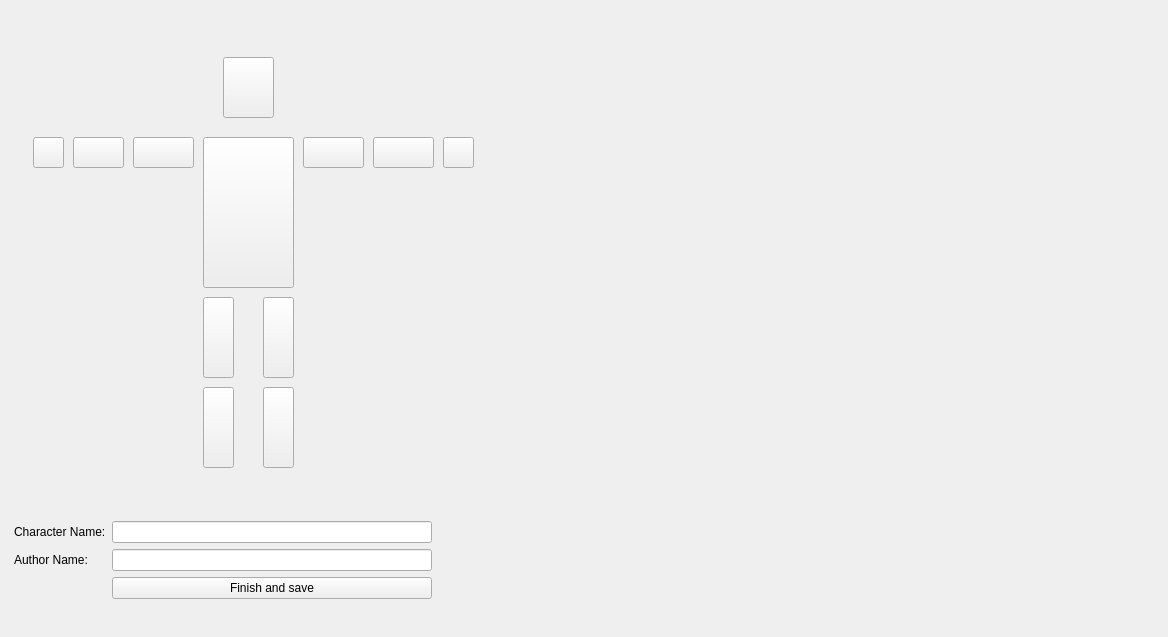
<?xml version="1.0" encoding="UTF-8"?>
<ui version="4.0">
 <class>MainWindow</class>
 <widget class="QMainWindow" name="MainWindow">
  <property name="geometry">
   <rect>
    <x>0</x>
    <y>0</y>
    <width>1168</width>
    <height>637</height>
   </rect>
  </property>
  <property name="windowTitle">
   <string>Character Creation</string>
  </property>
  <widget class="QWidget" name="centralWidget">
   <layout class="QHBoxLayout" name="horizontalLayout">
    <property name="spacing">
     <number>2</number>
    </property>
    <property name="leftMargin">
     <number>3</number>
    </property>
    <property name="topMargin">
     <number>3</number>
    </property>
    <property name="rightMargin">
     <number>3</number>
    </property>
    <property name="bottomMargin">
     <number>3</number>
    </property>
    <item>
     <widget class="QWidget" name="widget_2" native="true">
      <layout class="QVBoxLayout" name="verticalLayout">
       <property name="spacing">
        <number>0</number>
       </property>
       <property name="leftMargin">
        <number>0</number>
       </property>
       <property name="topMargin">
        <number>0</number>
       </property>
       <property name="rightMargin">
        <number>0</number>
       </property>
       <property name="bottomMargin">
        <number>0</number>
       </property>
       <item>
        <spacer name="verticalSpacer">
         <property name="orientation">
          <enum>Qt::Vertical</enum>
         </property>
         <property name="sizeHint" stdset="0">
          <size>
           <width>20</width>
           <height>40</height>
          </size>
         </property>
        </spacer>
       </item>
       <item>
        <widget class="QFrame" name="bodypart_buttons">
         <property name="sizePolicy">
          <sizepolicy hsizetype="Fixed" vsizetype="Fixed">
           <horstretch>0</horstretch>
           <verstretch>0</verstretch>
          </sizepolicy>
         </property>
         <property name="minimumSize">
          <size>
           <width>520</width>
           <height>460</height>
          </size>
         </property>
         <property name="maximumSize">
          <size>
           <width>520</width>
           <height>10000</height>
          </size>
         </property>
         <property name="frameShape">
          <enum>QFrame::NoFrame</enum>
         </property>
         <property name="frameShadow">
          <enum>QFrame::Raised</enum>
         </property>
         <widget class="QPushButton" name="chest">
          <property name="geometry">
           <rect>
            <x>200</x>
            <y>110</y>
            <width>91</width>
            <height>151</height>
           </rect>
          </property>
          <property name="text">
           <string/>
          </property>
          <property name="checkable">
           <bool>false</bool>
          </property>
          <property name="checked">
           <bool>false</bool>
          </property>
          <property name="autoExclusive">
           <bool>false</bool>
          </property>
         </widget>
         <widget class="QPushButton" name="thigh_left">
          <property name="geometry">
           <rect>
            <x>260</x>
            <y>270</y>
            <width>31</width>
            <height>81</height>
           </rect>
          </property>
          <property name="text">
           <string/>
          </property>
          <property name="checkable">
           <bool>false</bool>
          </property>
          <property name="autoExclusive">
           <bool>false</bool>
          </property>
         </widget>
         <widget class="QPushButton" name="shin_left">
          <property name="geometry">
           <rect>
            <x>260</x>
            <y>360</y>
            <width>31</width>
            <height>81</height>
           </rect>
          </property>
          <property name="text">
           <string/>
          </property>
          <property name="checkable">
           <bool>false</bool>
          </property>
          <property name="autoExclusive">
           <bool>false</bool>
          </property>
         </widget>
         <widget class="QPushButton" name="thigh_right">
          <property name="geometry">
           <rect>
            <x>200</x>
            <y>270</y>
            <width>31</width>
            <height>81</height>
           </rect>
          </property>
          <property name="text">
           <string/>
          </property>
          <property name="checkable">
           <bool>false</bool>
          </property>
          <property name="autoExclusive">
           <bool>false</bool>
          </property>
         </widget>
         <widget class="QPushButton" name="hand_left">
          <property name="geometry">
           <rect>
            <x>440</x>
            <y>110</y>
            <width>31</width>
            <height>31</height>
           </rect>
          </property>
          <property name="text">
           <string/>
          </property>
          <property name="checkable">
           <bool>false</bool>
          </property>
          <property name="autoExclusive">
           <bool>false</bool>
          </property>
         </widget>
         <widget class="QPushButton" name="arm_left">
          <property name="geometry">
           <rect>
            <x>300</x>
            <y>110</y>
            <width>61</width>
            <height>31</height>
           </rect>
          </property>
          <property name="text">
           <string/>
          </property>
          <property name="checkable">
           <bool>false</bool>
          </property>
          <property name="autoExclusive">
           <bool>false</bool>
          </property>
         </widget>
         <widget class="QPushButton" name="forearm_left">
          <property name="geometry">
           <rect>
            <x>370</x>
            <y>110</y>
            <width>61</width>
            <height>31</height>
           </rect>
          </property>
          <property name="text">
           <string/>
          </property>
          <property name="checkable">
           <bool>false</bool>
          </property>
          <property name="autoExclusive">
           <bool>false</bool>
          </property>
         </widget>
         <widget class="QPushButton" name="head">
          <property name="geometry">
           <rect>
            <x>220</x>
            <y>30</y>
            <width>51</width>
            <height>61</height>
           </rect>
          </property>
          <property name="text">
           <string/>
          </property>
          <property name="checkable">
           <bool>false</bool>
          </property>
          <property name="autoExclusive">
           <bool>false</bool>
          </property>
         </widget>
         <widget class="QPushButton" name="shin_right">
          <property name="geometry">
           <rect>
            <x>200</x>
            <y>360</y>
            <width>31</width>
            <height>81</height>
           </rect>
          </property>
          <property name="text">
           <string/>
          </property>
          <property name="checkable">
           <bool>false</bool>
          </property>
          <property name="autoExclusive">
           <bool>false</bool>
          </property>
         </widget>
         <widget class="QPushButton" name="forearm_right">
          <property name="geometry">
           <rect>
            <x>70</x>
            <y>110</y>
            <width>51</width>
            <height>31</height>
           </rect>
          </property>
          <property name="text">
           <string/>
          </property>
          <property name="checkable">
           <bool>false</bool>
          </property>
          <property name="autoExclusive">
           <bool>false</bool>
          </property>
         </widget>
         <widget class="QPushButton" name="arm_right">
          <property name="geometry">
           <rect>
            <x>130</x>
            <y>110</y>
            <width>61</width>
            <height>31</height>
           </rect>
          </property>
          <property name="text">
           <string/>
          </property>
          <property name="checkable">
           <bool>false</bool>
          </property>
          <property name="autoExclusive">
           <bool>false</bool>
          </property>
         </widget>
         <widget class="QPushButton" name="hand_right">
          <property name="geometry">
           <rect>
            <x>30</x>
            <y>110</y>
            <width>31</width>
            <height>31</height>
           </rect>
          </property>
          <property name="text">
           <string/>
          </property>
          <property name="checkable">
           <bool>false</bool>
          </property>
          <property name="autoExclusive">
           <bool>false</bool>
          </property>
         </widget>
        </widget>
       </item>
       <item>
        <spacer name="verticalSpacer_3">
         <property name="orientation">
          <enum>Qt::Vertical</enum>
         </property>
         <property name="sizeHint" stdset="0">
          <size>
           <width>20</width>
           <height>40</height>
          </size>
         </property>
        </spacer>
       </item>
       <item>
        <widget class="QWidget" name="widget" native="true">
         <property name="sizePolicy">
          <sizepolicy hsizetype="Fixed" vsizetype="Fixed">
           <horstretch>0</horstretch>
           <verstretch>0</verstretch>
          </sizepolicy>
         </property>
         <property name="maximumSize">
          <size>
           <width>440</width>
           <height>16777215</height>
          </size>
         </property>
         <layout class="QFormLayout" name="formLayout">
          <item row="2" column="0">
           <widget class="QLabel" name="label_name">
            <property name="text">
             <string>Character Name:</string>
            </property>
           </widget>
          </item>
          <item row="2" column="1">
           <widget class="QLineEdit" name="field_name"/>
          </item>
          <item row="5" column="0">
           <widget class="QLabel" name="label_author">
            <property name="text">
             <string>Author Name:</string>
            </property>
           </widget>
          </item>
          <item row="5" column="1">
           <widget class="QLineEdit" name="field_author"/>
          </item>
          <item row="6" column="1">
           <widget class="QPushButton" name="submit_button">
            <property name="text">
             <string>Finish and save</string>
            </property>
           </widget>
          </item>
         </layout>
        </widget>
       </item>
       <item>
        <spacer name="verticalSpacer_2">
         <property name="orientation">
          <enum>Qt::Vertical</enum>
         </property>
         <property name="sizeHint" stdset="0">
          <size>
           <width>20</width>
           <height>40</height>
          </size>
         </property>
        </spacer>
       </item>
      </layout>
     </widget>
    </item>
    <item>
     <widget class="QWidget" name="widget_3" native="true">
      <property name="sizePolicy">
       <sizepolicy hsizetype="MinimumExpanding" vsizetype="MinimumExpanding">
        <horstretch>0</horstretch>
        <verstretch>0</verstretch>
       </sizepolicy>
      </property>
     </widget>
    </item>
   </layout>
  </widget>
  <action name="actionNew_Project">
   <property name="text">
    <string>New Project</string>
   </property>
  </action>
  <action name="actionLoad_Project">
   <property name="text">
    <string>Open Project</string>
   </property>
  </action>
  <action name="actionSave">
   <property name="text">
    <string>Save</string>
   </property>
  </action>
  <action name="actionSave_As">
   <property name="text">
    <string>Save As</string>
   </property>
  </action>
  <action name="actionClose">
   <property name="text">
    <string>Quit</string>
   </property>
  </action>
  <action name="actionCut">
   <property name="text">
    <string>Cut</string>
   </property>
  </action>
  <action name="actionCopy">
   <property name="text">
    <string>Copy</string>
   </property>
  </action>
  <action name="actionPaste">
   <property name="text">
    <string>Paste</string>
   </property>
  </action>
  <action name="actionSettings">
   <property name="text">
    <string>Settings</string>
   </property>
  </action>
  <action name="workingDirectoryAction">
   <property name="text">
    <string>Working Directory</string>
   </property>
   <property name="toolTip">
    <string>Change the Working Directory</string>
   </property>
  </action>
 </widget>
 <layoutdefault spacing="6" margin="11"/>
 <resources/>
 <connections>
  <connection>
   <sender>submit_button</sender>
   <signal>clicked()</signal>
   <receiver>MainWindow</receiver>
   <slot>finish_and_save_clicked()</slot>
   <hints>
    <hint type="sourcelabel">
     <x>412</x>
     <y>324</y>
    </hint>
    <hint type="destinationlabel">
     <x>437</x>
     <y>-5</y>
    </hint>
   </hints>
  </connection>
  <connection>
   <sender>chest</sender>
   <signal>clicked()</signal>
   <receiver>MainWindow</receiver>
   <slot>body_part_clicked()</slot>
   <hints>
    <hint type="sourcelabel">
     <x>239</x>
     <y>132</y>
    </hint>
    <hint type="destinationlabel">
     <x>322</x>
     <y>-4</y>
    </hint>
   </hints>
  </connection>
  <connection>
   <sender>head</sender>
   <signal>clicked()</signal>
   <receiver>MainWindow</receiver>
   <slot>body_part_clicked()</slot>
   <hints>
    <hint type="sourcelabel">
     <x>229</x>
     <y>78</y>
    </hint>
    <hint type="destinationlabel">
     <x>265</x>
     <y>-8</y>
    </hint>
   </hints>
  </connection>
  <connection>
   <sender>arm_left</sender>
   <signal>clicked()</signal>
   <receiver>MainWindow</receiver>
   <slot>body_part_clicked()</slot>
   <hints>
    <hint type="sourcelabel">
     <x>289</x>
     <y>113</y>
    </hint>
    <hint type="destinationlabel">
     <x>200</x>
     <y>-8</y>
    </hint>
   </hints>
  </connection>
  <connection>
   <sender>forearm_left</sender>
   <signal>clicked()</signal>
   <receiver>MainWindow</receiver>
   <slot>body_part_clicked()</slot>
   <hints>
    <hint type="sourcelabel">
     <x>319</x>
     <y>110</y>
    </hint>
    <hint type="destinationlabel">
     <x>81</x>
     <y>-8</y>
    </hint>
   </hints>
  </connection>
  <connection>
   <sender>hand_left</sender>
   <signal>clicked()</signal>
   <receiver>MainWindow</receiver>
   <slot>body_part_clicked()</slot>
   <hints>
    <hint type="sourcelabel">
     <x>353</x>
     <y>120</y>
    </hint>
    <hint type="destinationlabel">
     <x>-5</x>
     <y>2</y>
    </hint>
   </hints>
  </connection>
  <connection>
   <sender>arm_right</sender>
   <signal>clicked()</signal>
   <receiver>MainWindow</receiver>
   <slot>body_part_clicked()</slot>
   <hints>
    <hint type="sourcelabel">
     <x>189</x>
     <y>120</y>
    </hint>
    <hint type="destinationlabel">
     <x>-7</x>
     <y>29</y>
    </hint>
   </hints>
  </connection>
  <connection>
   <sender>forearm_right</sender>
   <signal>clicked()</signal>
   <receiver>MainWindow</receiver>
   <slot>body_part_clicked()</slot>
   <hints>
    <hint type="sourcelabel">
     <x>152</x>
     <y>118</y>
    </hint>
    <hint type="destinationlabel">
     <x>0</x>
     <y>60</y>
    </hint>
   </hints>
  </connection>
  <connection>
   <sender>hand_right</sender>
   <signal>clicked()</signal>
   <receiver>MainWindow</receiver>
   <slot>body_part_clicked()</slot>
   <hints>
    <hint type="sourcelabel">
     <x>117</x>
     <y>114</y>
    </hint>
    <hint type="destinationlabel">
     <x>1</x>
     <y>97</y>
    </hint>
   </hints>
  </connection>
  <connection>
   <sender>thigh_right</sender>
   <signal>clicked()</signal>
   <receiver>MainWindow</receiver>
   <slot>body_part_clicked()</slot>
   <hints>
    <hint type="sourcelabel">
     <x>217</x>
     <y>222</y>
    </hint>
    <hint type="destinationlabel">
     <x>0</x>
     <y>136</y>
    </hint>
   </hints>
  </connection>
  <connection>
   <sender>thigh_left</sender>
   <signal>clicked()</signal>
   <receiver>MainWindow</receiver>
   <slot>body_part_clicked()</slot>
   <hints>
    <hint type="sourcelabel">
     <x>262</x>
     <y>224</y>
    </hint>
    <hint type="destinationlabel">
     <x>0</x>
     <y>169</y>
    </hint>
   </hints>
  </connection>
  <connection>
   <sender>shin_right</sender>
   <signal>clicked()</signal>
   <receiver>MainWindow</receiver>
   <slot>body_part_clicked()</slot>
   <hints>
    <hint type="sourcelabel">
     <x>216</x>
     <y>280</y>
    </hint>
    <hint type="destinationlabel">
     <x>-1</x>
     <y>201</y>
    </hint>
   </hints>
  </connection>
  <connection>
   <sender>shin_left</sender>
   <signal>clicked()</signal>
   <receiver>MainWindow</receiver>
   <slot>body_part_clicked()</slot>
   <hints>
    <hint type="sourcelabel">
     <x>251</x>
     <y>275</y>
    </hint>
    <hint type="destinationlabel">
     <x>-2</x>
     <y>235</y>
    </hint>
   </hints>
  </connection>
 </connections>
 <slots>
  <slot>body_part_clicked()</slot>
  <slot>tool_button_clicked()</slot>
  <slot>color_picker_clicked()</slot>
  <slot>zoom_in_clicked()</slot>
  <slot>zoom_out_clicked()</slot>
  <slot>mirror_button_clicked(bool)</slot>
  <slot>finish_and_save_clicked()</slot>
  <slot>pen_width_dragged(int)</slot>
 </slots>
</ui>
